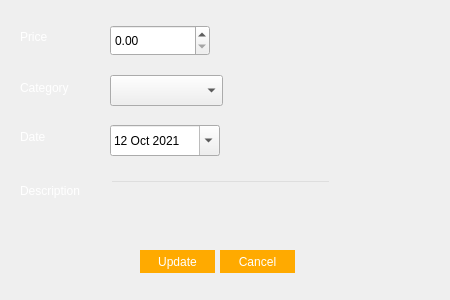
<?xml version="1.0" encoding="UTF-8"?>
<ui version="4.0">
 <class>Dialog</class>
 <widget class="QDialog" name="Dialog">
  <property name="geometry">
   <rect>
    <x>0</x>
    <y>0</y>
    <width>450</width>
    <height>300</height>
   </rect>
  </property>
  <property name="windowTitle">
   <string>Dialog</string>
  </property>
  <property name="styleSheet">
   <string notr="true">QWidget#Dialog{
border-image: url(:/img/img/—Pngtree—dark black with shiny gold_1173832.png);
}



</string>
  </property>
  <widget class="QLabel" name="label">
   <property name="geometry">
    <rect>
     <x>20</x>
     <y>30</y>
     <width>47</width>
     <height>13</height>
    </rect>
   </property>
   <property name="styleSheet">
    <string notr="true">font: italic 12pt &quot;Georgia&quot;;
color: rgb(255, 255, 255);</string>
   </property>
   <property name="text">
    <string>Price</string>
   </property>
  </widget>
  <widget class="QLabel" name="label_2">
   <property name="geometry">
    <rect>
     <x>20</x>
     <y>80</y>
     <width>71</width>
     <height>16</height>
    </rect>
   </property>
   <property name="styleSheet">
    <string notr="true">font: italic 12pt &quot;Georgia&quot;;
color: rgb(255, 255, 255);</string>
   </property>
   <property name="text">
    <string>Category</string>
   </property>
  </widget>
  <widget class="QLabel" name="label_3">
   <property name="geometry">
    <rect>
     <x>20</x>
     <y>130</y>
     <width>47</width>
     <height>13</height>
    </rect>
   </property>
   <property name="styleSheet">
    <string notr="true">font: italic 12pt &quot;Georgia&quot;;
color: rgb(255, 255, 255);</string>
   </property>
   <property name="text">
    <string>Date</string>
   </property>
  </widget>
  <widget class="QLabel" name="label_4">
   <property name="geometry">
    <rect>
     <x>20</x>
     <y>180</y>
     <width>91</width>
     <height>21</height>
    </rect>
   </property>
   <property name="styleSheet">
    <string notr="true">font: italic 12pt &quot;Georgia&quot;;
color: rgb(255, 255, 255);</string>
   </property>
   <property name="text">
    <string>Description</string>
   </property>
  </widget>
  <widget class="QPushButton" name="UpdateButton">
   <property name="geometry">
    <rect>
     <x>140</x>
     <y>250</y>
     <width>75</width>
     <height>23</height>
    </rect>
   </property>
   <property name="styleSheet">
    <string notr="true">border-radius:20px;
background-color:rgb(255, 170, 0);
font: italic 16pt &quot;Monotype Corsiva&quot;;
color: rgb(255, 255, 255);
</string>
   </property>
   <property name="text">
    <string>Update</string>
   </property>
  </widget>
  <widget class="QPushButton" name="CancelButton">
   <property name="geometry">
    <rect>
     <x>220</x>
     <y>250</y>
     <width>75</width>
     <height>23</height>
    </rect>
   </property>
   <property name="styleSheet">
    <string notr="true">border-radius:20px;
background-color:rgb(255, 170, 0);
font: italic 16pt &quot;Monotype Corsiva&quot;;
color: rgb(255, 255, 255);
</string>
   </property>
   <property name="text">
    <string>Cancel</string>
   </property>
  </widget>
  <widget class="QLineEdit" name="DescriptionInput">
   <property name="geometry">
    <rect>
     <x>110</x>
     <y>180</y>
     <width>221</width>
     <height>31</height>
    </rect>
   </property>
   <property name="styleSheet">
    <string notr="true">background-color:rgba(0,0,0,0);
font: 12pt &quot;MS Shell Dlg 2&quot;;
color: #fff;</string>
   </property>
  </widget>
  <widget class="QDateEdit" name="DateInput">
   <property name="geometry">
    <rect>
     <x>110</x>
     <y>125</y>
     <width>110</width>
     <height>31</height>
    </rect>
   </property>
   <property name="styleSheet">
    <string notr="true"/>
   </property>
   <property name="maximumDateTime">
    <datetime>
     <hour>23</hour>
     <minute>59</minute>
     <second>59</second>
     <year>2029</year>
     <month>12</month>
     <day>31</day>
    </datetime>
   </property>
   <property name="minimumDateTime">
    <datetime>
     <hour>0</hour>
     <minute>0</minute>
     <second>0</second>
     <year>2020</year>
     <month>1</month>
     <day>1</day>
    </datetime>
   </property>
   <property name="calendarPopup">
    <bool>true</bool>
   </property>
   <property name="date">
    <date>
     <year>2021</year>
     <month>10</month>
     <day>12</day>
    </date>
   </property>
  </widget>
  <widget class="QDoubleSpinBox" name="PriceInput">
   <property name="geometry">
    <rect>
     <x>110</x>
     <y>25</y>
     <width>100</width>
     <height>31</height>
    </rect>
   </property>
   <property name="styleSheet">
    <string notr="true"/>
   </property>
   <property name="maximum">
    <double>99999999.989999994635582</double>
   </property>
   <property name="singleStep">
    <double>10.000000000000000</double>
   </property>
  </widget>
  <widget class="QComboBox" name="CategoryInput">
   <property name="geometry">
    <rect>
     <x>110</x>
     <y>75</y>
     <width>113</width>
     <height>31</height>
    </rect>
   </property>
   <property name="maxVisibleItems">
    <number>25</number>
   </property>
  </widget>
  <widget class="QPushButton" name="closebutton">
   <property name="geometry">
    <rect>
     <x>420</x>
     <y>0</y>
     <width>31</width>
     <height>31</height>
    </rect>
   </property>
   <property name="styleSheet">
    <string notr="true">border:none;</string>
   </property>
   <property name="text">
    <string/>
   </property>
   <property name="icon">
    <iconset resource="Resources.qrc">
     <normaloff>:/Icons/Icons/Oxygen-Icons.org-Oxygen-Actions-edit-delete.ico</normaloff>:/Icons/Icons/Oxygen-Icons.org-Oxygen-Actions-edit-delete.ico</iconset>
   </property>
   <property name="iconSize">
    <size>
     <width>24</width>
     <height>24</height>
    </size>
   </property>
  </widget>
 </widget>
 <resources>
  <include location="Resources.qrc"/>
 </resources>
 <connections/>
</ui>
